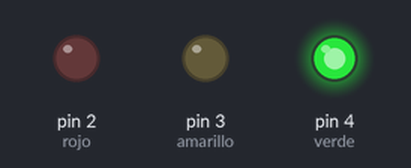
A sketch run on a simulated Arduino Uno, built with avr-gcc and run on an emulated ATmega328P. Parts: output pins drawn as LEDs (lit = HIGH).

Above: at 1.0 s.
At 2.2 s:
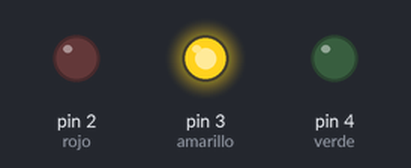
At 3.5 s:
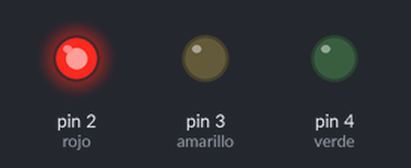
Timing chart, 0 to 6.5 s (numbered marks = the images above):
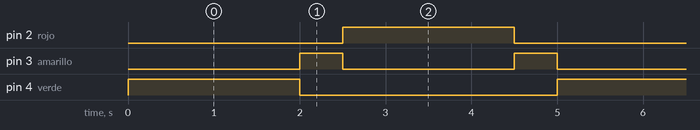

Measured:
- by itself, pin 2 (rojo), pin 4 (verde): alternates HIGH for 2.0 s and LOW for 3.0 s
- by itself, pin 3 (amarillo): alternates HIGH for 0.50 s and LOW for 2.0 s
- by itself, everything shown: repeats every 5.0 s, in 5 steps

The sketch:

semaforo.ino
```cpp
/*************/
/*  SEMAFORO */
/*************/

//** Definiciones **//
int rojo=2;      //definimos el valor del pin para el led rojo
int amarillo=3;  //definimos el valor del pin para el led amarillo
int verde=4;     //definimos el valor del pin para el led verde

//** Programa **//

void setup() {
  pinMode(verde,OUTPUT);   //declaramos el pin verde como salida
  pinMode(amarillo,OUTPUT);//declaramos el pin amarillo como salida
  pinMode(rojo,OUTPUT);    //declaramos el pin rojo como salida
}

void loop() {
 digitalWrite(verde,HIGH); //encendemos el led rojo
 delay(2000);             //esperamos 2 segundos
 digitalWrite(verde,LOW);  //apagamos el led rojo

 digitalWrite(amarillo,HIGH); //encendemos el led amarillo
 delay(500);                 //esperamos 2 segundos
 digitalWrite(amarillo,LOW);  //apagamos el led amarillo

 digitalWrite(rojo,HIGH); //encendemos el led verde
 delay(2000);              //esperamos 2 segundos
 digitalWrite(rojo,LOW);  //apagamos el led verde

 digitalWrite(amarillo,HIGH); //encendemos el led amarillo
 delay(500);                 //esperamos 2 segundos
 digitalWrite(amarillo,LOW);  //apagamos el led amarillo

}
```
